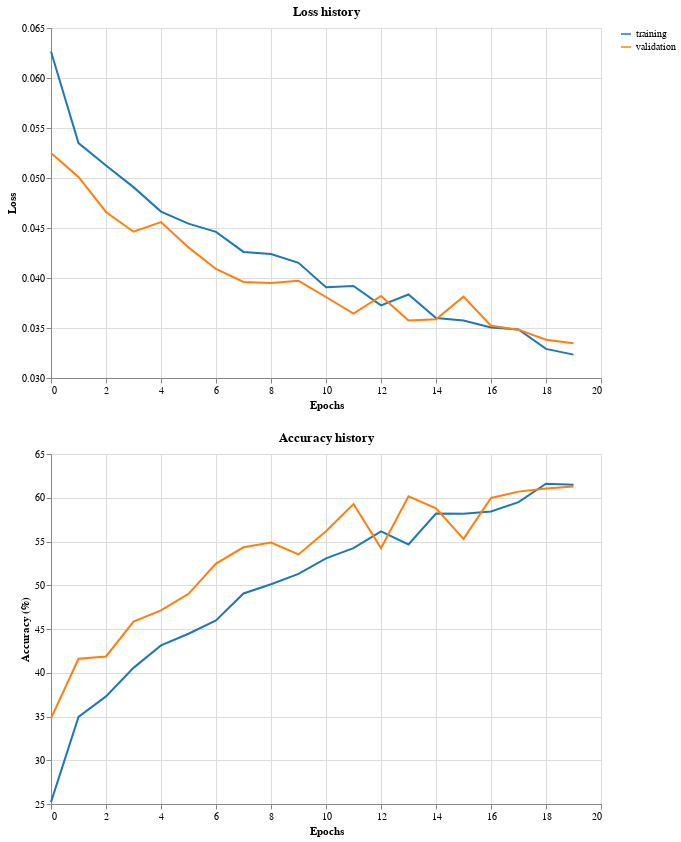

Notebook code for this chart:
### Code cell
trainer.plot_training_history()

### Figure 1 — Vega-Lite specification as saved in the notebook (floating-point values rounded to 4 significant figures)
{"config": {"view": {"continuousWidth": 300, "continuousHeight": 300}}, "vconcat": [{"data": {"name": "data-7a63f0be710fcd9be63149d25774ee5f"}, "mark": {"type": "line", "strokeWidth": 2}, "encoding": {"color": {"field": "Type", "legend": {"title": null}, "scale": {"domain": ["training", "validation"], "range": ["#1f77b4", "#ff7f0e"]}, "type": "nominal"}, "x": {"field": "Epochs", "title": "Epochs", "type": "quantitative"}, "y": {"field": "Loss", "scale": {"zero": false}, "title": "Loss", "type": "quantitative"}}, "height": 350, "title": "Loss history", "width": 550}, {"data": {"name": "data-20adf59fafd7509651fd969dfa8fc610"}, "mark": {"type": "line", "strokeWidth": 2}, "encoding": {"color": {"field": "Type", "legend": {"title": null}, "scale": {"domain": ["training", "validation"], "range": ["#1f77b4", "#ff7f0e"]}, "type": "nominal"}, "x": {"field": "Epochs", "title": "Epochs", "type": "quantitative"}, "y": {"field": "Accuracy", "scale": {"zero": false}, "title": "Accuracy (%)", "type": "quantitative"}}, "height": 350, "title": "Accuracy history", "width": 550}], "$schema": "https://vega.github.io/schema/vega-lite/v5.20.1.json", "datasets": {"data-7a63f0be710fcd9be63149d25774ee5f": [{"Epochs": 0, "Loss": 0.06265, "Type": "training"}, {"Epochs": 1, "Loss": 0.05349, "Type": "training"}, {"Epochs": 2, "Loss": 0.05125, "Type": "training"}, {"Epochs": 3, "Loss": 0.04909, "Type": "training"}, {"Epochs": 4, "Loss": 0.04664, "Type": "training"}, {"Epochs": 5, "Loss": 0.04544, "Type": "training"}, {"Epochs": 6, "Loss": 0.04461, "Type": "training"}, {"Epochs": 7, "Loss": 0.04261, "Type": "training"}, {"Epochs": 8, "Loss": 0.0424, "Type": "training"}, {"Epochs": 9, "Loss": 0.04152, "Type": "training"}, {"Epochs": 10, "Loss": 0.03908, "Type": "training"}, {"Epochs": 11, "Loss": 0.0392, "Type": "training"}, {"Epochs": 12, "Loss": 0.03726, "Type": "training"}, {"Epochs": 13, "Loss": 0.03835, "Type": "training"}, {"Epochs": 14, "Loss": 0.03601, "Type": "training"}, {"Epochs": 15, "Loss": 0.03574, "Type": "training"}, {"Epochs": 16, "Loss": 0.03506, "Type": "training"}, {"Epochs": 17, "Loss": 0.03485, "Type": "training"}, {"Epochs": 18, "Loss": 0.03291, "Type": "training"}, {"Epochs": 19, "Loss": 0.03234, "Type": "training"}, {"Epochs": 0, "Loss": 0.0525, "Type": "validation"}, {"Epochs": 1, "Loss": 0.0501, "Type": "validation"}, {"Epochs": 2, "Loss": 0.0466, "Type": "validation"}, {"Epochs": 3, "Loss": 0.04463, "Type": "validation"}, {"Epochs": 4, "Loss": 0.0456, "Type": "validation"}, {"Epochs": 5, "Loss": 0.04306, "Type": "validation"}, {"Epochs": 6, "Loss": 0.0409, "Type": "validation"}, {"Epochs": 7, "Loss": 0.0396, "Type": "validation"}, {"Epochs": 8, "Loss": 0.03949, "Type": "validation"}, {"Epochs": 9, "Loss": 0.03972, "Type": "validation"}, {"Epochs": 10, "Loss": 0.0381, "Type": "validation"}, {"Epochs": 11, "Loss": 0.03645, "Type": "validation"}, {"Epochs": 12, "Loss": 0.0382, "Type": "validation"}, {"Epochs": 13, "Loss": 0.03576, "Type": "validation"}, {"Epochs": 14, "Loss": 0.03588, "Type": "validation"}, {"Epochs": 15, "Loss": 0.03813, "Type": "validation"}, {"Epochs": 16, "Loss": 0.03522, "Type": "validation"}, {"Epochs": 17, "Loss": 0.03483, "Type": "validation"}, {"Epochs": 18, "Loss": 0.03382, "Type": "validation"}, {"Epochs": 19, "Loss": 0.03348, "Type": "validation"}], "data-20adf59fafd7509651fd969dfa8fc610": [{"Epochs": 0, "Accuracy": 25.22, "Type": "training"}, {"Epochs": 1, "Accuracy": 34.96, "Type": "training"}, {"Epochs": 2, "Accuracy": 37.3, "Type": "training"}, {"Epochs": 3, "Accuracy": 40.56, "Type": "training"}, {"Epochs": 4, "Accuracy": 43.12, "Type": "training"}, {"Epochs": 5, "Accuracy": 44.46, "Type": "training"}, {"Epochs": 6, "Accuracy": 45.98, "Type": "training"}, {"Epochs": 7, "Accuracy": 49.06, "Type": "training"}, {"Epochs": 8, "Accuracy": 50.12, "Type": "training"}, {"Epochs": 9, "Accuracy": 51.3, "Type": "training"}, {"Epochs": 10, "Accuracy": 53.08, "Type": "training"}, {"Epochs": 11, "Accuracy": 54.24, "Type": "training"}, {"Epochs": 12, "Accuracy": 56.16, "Type": "training"}, {"Epochs": 13, "Accuracy": 54.66, "Type": "training"}, {"Epochs": 14, "Accuracy": 58.2, "Type": "training"}, {"Epochs": 15, "Accuracy": 58.18, "Type": "training"}, {"Epochs": 16, "Accuracy": 58.44, "Type": "training"}, {"Epochs": 17, "Accuracy": 59.5, "Type": "training"}, {"Epochs": 18, "Accuracy": 61.6, "Type": "training"}, {"Epochs": 19, "Accuracy": 61.48, "Type": "training"}, {"Epochs": 0, "Accuracy": 34.78, "Type": "validation"}, {"Epochs": 1, "Accuracy": 41.6, "Type": "validation"}, {"Epochs": 2, "Accuracy": 41.86, "Type": "validation"}, {"Epochs": 3, "Accuracy": 45.84, "Type": "validation"}, {"Epochs": 4, "Accuracy": 47.12, "Type": "validation"}, {"Epochs": 5, "Accuracy": 49.02, "Type": "validation"}, {"Epochs": 6, "Accuracy": 52.48, "Type": "validation"}, {"Epochs": 7, "Accuracy": 54.34, "Type": "validation"}, {"Epochs": 8, "Accuracy": 54.88, "Type": "validation"}, {"Epochs": 9, "Accuracy": 53.52, "Type": "validation"}, {"Epochs": 10, "Accuracy": 56.18, "Type": "validation"}, {"Epochs": 11, "Accuracy": 59.28, "Type": "validation"}, {"Epochs": 12, "Accuracy": 54.24, "Type": "validation"}, {"Epochs": 13, "Accuracy": 60.16, "Type": "validation"}, {"Epochs": 14, "Accuracy": 58.8, "Type": "validation"}, {"Epochs": 15, "Accuracy": 55.3, "Type": "validation"}, {"Epochs": 16, "Accuracy": 59.98, "Type": "validation"}, {"Epochs": 17, "Accuracy": 60.7, "Type": "validation"}, {"Epochs": 18, "Accuracy": 61.06, "Type": "validation"}, {"Epochs": 19, "Accuracy": 61.28, "Type": "validation"}]}}
